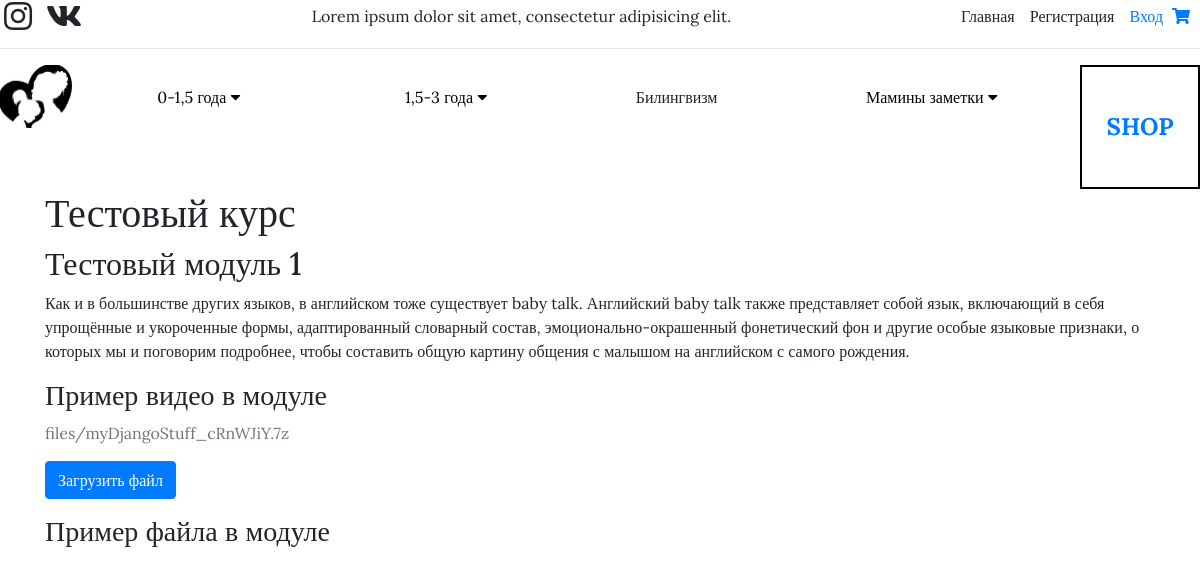
Screenshot of /courses/testoviy-kurs with the database file from the repository.
### courses/models.py (models this page shows, shortened)
class Course(models.Model):
    owner = models.ForeignKey(User, related_name='courses_created',
                              on_delete=models.CASCADE)
    subject = models.ForeignKey(Subject, related_name='courses',
                                on_delete=models.CASCADE)
    title = models.CharField(max_length=200)
    slug = models.SlugField(max_length=200, unique=True)
    overview = models.TextField()
    created = models.DateTimeField(auto_now_add=True)
    class Meta:
        ordering = ['-created']

class Module(models.Model):
    course = models.ForeignKey(Course, related_name='modules',
                               on_delete=models.CASCADE)
    title = models.CharField(max_length=200)
    description = models.TextField(blank=True)
    order = OrderField(blank=True, for_fields=['course'])
    file = models.FileField(upload_to='files', blank=True)
    class Meta:
        ordering = ['order']

class Item(models.Model):
    module = models.ForeignKey(Module, related_name='items',
                              on_delete=models.CASCADE)
    title = models.CharField(max_length=250)
    created = models.DateTimeField(auto_now=True)
    text = models.TextField(blank=True)
    file = models.FileField(upload_to='files/', blank=True, max_length=500)
    video = models.URLField(blank=True)

### courses/views.py (the view)
# urls.py: path('<slug:slug>', views.course_details, name='course_details'),
def course_details(request, slug):
    course = get_object_or_404(Course, slug=slug)
    context = {'course': course}
    return render(request, 'courses/course_details.html', context)

### cart/context_processors.py (called while the page is built)
def cart(request):
    cart = Cart(request)
    return {'CART':cart}

### courses/templates/courses/course_details.html (shortened to what this page needs)
{% extends 'blog/base.html' %}
{% load embed_video_tags %}
{% block content %}
<h1>{{ course.title }}</h1>
{% for module in course.modules.all %}
<h2>{{ module.title }}</h2>
<p>{{ module.description }}</p>
{% for item in module.items.all %}
<h3>{{ item.title }}</h3>
{% if item.file %}
<p class="text-muted">{{ item.file }}</p>
<p><a class="btn btn-primary" href="{{ item.file.url }}">Загрузить файл</a></p>
{% endif %}
{% endfor %}
{% endfor %}
{% endblock %}

### blog/static/blog/css/julisa.css (style rules this page uses)
html { margin: auto; width: 100%; max-width: 1200px; }
body { font-family: 'Lora', serif; }

### rows the page displays
Course: title "Тестовый курс"
Module: title "Тестовый модуль 1", description "Как и в большинстве других языков, в английском тоже существует baby talk. Английский baby talk также представляет собой язык, включающий в себя упрощённые и укороченные формы, адаптированный словарный состав, эмоционально-окрашенный фонетический фон и другие особые языковые признаки, о которых мы и поговорим подробнее, чтобы составить общую картину общения с малышом на английском с самого рождения."
Item: title "Пример видео в модуле", file "files/myDjangoStuff_cRnWJiY.7z"
Item: title "Пример файла в модуле"
